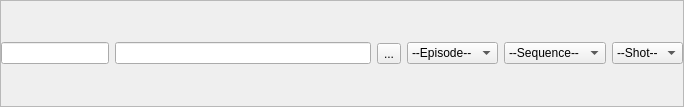
<?xml version="1.0" encoding="UTF-8"?>
<ui version="4.0">
 <class>Frame</class>
 <widget class="QFrame" name="Frame">
  <property name="geometry">
   <rect>
    <x>0</x>
    <y>0</y>
    <width>684</width>
    <height>107</height>
   </rect>
  </property>
  <property name="windowTitle">
   <string>Frame</string>
  </property>
  <property name="frameShape">
   <enum>QFrame::StyledPanel</enum>
  </property>
  <property name="frameShadow">
   <enum>QFrame::Raised</enum>
  </property>
  <layout class="QHBoxLayout" name="horizontalLayout">
   <property name="margin">
    <number>0</number>
   </property>
   <item>
    <widget class="QLineEdit" name="nameBox">
     <property name="sizePolicy">
      <sizepolicy hsizetype="Preferred" vsizetype="Fixed">
       <horstretch>0</horstretch>
       <verstretch>0</verstretch>
      </sizepolicy>
     </property>
     <property name="toolTip">
      <string>Bundle name</string>
     </property>
    </widget>
   </item>
   <item>
    <widget class="QLineEdit" name="pathBox">
     <property name="toolTip">
      <string>File path to create bundle from</string>
     </property>
    </widget>
   </item>
   <item>
    <widget class="QToolButton" name="browseButton">
     <property name="toolTip">
      <string>Select file</string>
     </property>
     <property name="text">
      <string>...</string>
     </property>
    </widget>
   </item>
   <item>
    <widget class="QComboBox" name="epBox">
     <item>
      <property name="text">
       <string>--Episode--</string>
      </property>
     </item>
    </widget>
   </item>
   <item>
    <widget class="QComboBox" name="seqBox">
     <item>
      <property name="text">
       <string>--Sequence--</string>
      </property>
     </item>
    </widget>
   </item>
   <item>
    <widget class="QComboBox" name="shBox">
     <item>
      <property name="text">
       <string>--Shot--</string>
      </property>
     </item>
    </widget>
   </item>
  </layout>
 </widget>
 <resources/>
 <connections/>
</ui>
